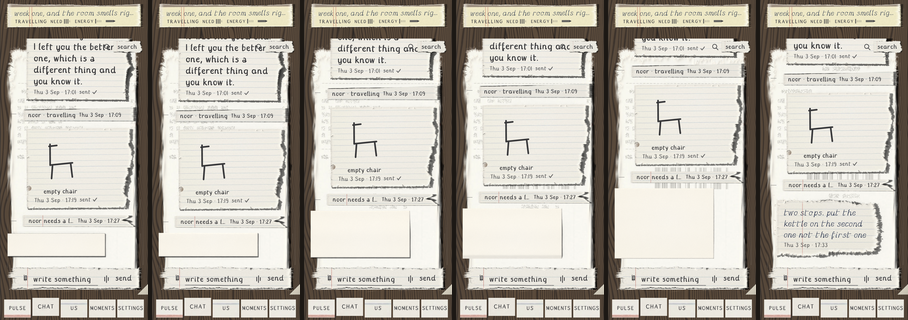
#> input picture evidence/crops/06_unfolding_strip.png, 908 x 320 px, found by its file name; its folder holds only this picture in this run
$ python hf_std.py evidence/crops/06_unfolding_strip.png
#> lines starting #> are read from the running program, lines starting #| are printed output that depends on the picture; after the words box and inside, x2 and y2 are one past the last pixel; in counts of white or black regions, pixels touching at a corner belong together
#> in read, im is the input picture: PIL image 908x320 RGB; mean R, G, B 191.4, 186.6, 177
#!/usr/bin/env python3
"""HF_std: how much high-frequency detail a sheet of paper carries, as one number.

    python3 tools/check/hf_std.py                                  # every strip in evidence/crops
    python3 tools/check/hf_std.py evidence/crops/06_unfolding_strip.png
    python3 tools/check/hf_std.py evidence/13_messenger_states.png --box 200,1350,300,120
    python3 tools/check/hf_std.py --out evidence/logs/hf_std.json

`the-unfolding-clip-shows-a-flat-rectangle-for-two-thirds-of-its-frames` — rank 1, the highest
value item in the build — has been quoting HF_std since firing 18, in four of its five clauses and
in three separate remeasurements. **No committed tool has ever defined it.** Firing 28 read the
strip clause for the first time, got 14.4 to 15.1 against a floor of 4, and wrote the definition
out in prose beside the number because there was nothing to point at. A measurement that only
exists in prose is a claim: nobody can re-run it, nobody can re-break it, and the next firing that
quotes the number is quoting a firing rather than a ruler. This file is that definition, committed,
so the number becomes a measurement.

THE DEFINITION, which is firing 28's, unchanged, and is stated here once so it stops moving:

    L        the frame as 8-bit luminance, PIL's `convert("L")` — the same L that
             `flat_fill.py` and `paper_tooth.py` read, so the three tables are commensurable
    HF       L minus a 2-px Gaussian blur of L: everything the blur throws away, which is
             the tooth, the fibre, the printed rules and the ink edges
    the mask the brightest 45% of L, "which on every artifact in this set is the sheet"
    HF_std   the standard deviation of HF over that mask

IT IS COMMITTED UNCHANGED AND IT DOES NOT WORK ON A STRIP, AND THAT IS THE POINT OF THIS FILE.
The definition is faithful and the number reproduces — this file returns 14.317 to 15.088 on
`06_unfolding_strip.png`, which is firing 28's "14.4 to 15.1" to the tenth. Making it re-runnable
is what showed what it is:

  * `git show 92d7b5a:evidence/crops/06_unfolding_strip.png` is the strip from the era when the
    fold sheet WAS the blank, unruled, square-cornered rectangle this whole item was filed on.
    It reads **14.609 to 15.635 — HIGHER than today's fixed sheet.** The clause scores the defect
    above the repair.
  * A synthetic flat beige rectangle on a dark ground, with not one pixel of tooth anywhere in it,
    reads **14.372**. `hf_std_selftest.py` keeps that standing.
  * Erode the mask by 2 px and 06_unfolding's frames collapse from 14.3-15.1 to 3.7-4.8, on 1,173
    surviving pixels of 22,665. Almost the whole number is the mask's own boundary.

THE REASON IS THE LINE IN QUOTES ABOVE, and it is a premise rather than a bug. "The brightest 45%
of the frame, which is the sheet" holds for a frame that is a sheet of paper on a dark desk. A
`frames.py` strip frame is not that: it is a whole 1440-px phone screen reduced to 148 px, pale
almost edge to edge, with notes, printed rules, handwriting, a search bar and a nav row in it. The
brightest 45% of THAT is a scattered brightness slice through a busy interface, and HF over a
scattered mask is mostly the scatter. The number rises with ink and chrome and falls with neither
flatness nor tooth.

So it measures what it says on a box that is all sheet, and not on a strip frame. The same
`git show 92d7b5a` still, read with `--box 200,1350,300,120` — rank 1's own sample, wholly inside
the note — reads **0.506** against today's **8.454**, a sixteen-fold move on the real defect and
the real repair. That reading discriminates. The strip reading does not.

WHAT THIS FILE IS THEREFORE FOR, and what it is not. It is the definition, committed, so that a
number quoted from it can be re-run and re-broken. **It is deliberately NOT wired into
`capture.sh`**, because a gate that passes a flat beige rectangle is the `surfaces.py` failure
this repository has already filed once (`the-folds-floor-passes-a-blank-sheet`, a floor of 1.2 that
a blank unruled sheet cleared for four firings) and adding a second one is not progress. Re-specify
the mask and it can be a gate; that is a measurement definition, so it is ADDRESS's to set and not
IMPLEMENT's to choose, and it is filed as `hf-std-on-a-strip-frame-does-not-measure-the-sheet`.

WHAT IT ALSO CANNOT TELL YOU, on any input. HF_std is not resolution-invariant: reducing an image
moves energy across the band the 2-px blur cuts at. A reading is comparable with another taken at
the SAME size and not across sizes, which is why every reading records the size it was taken at.
Firing 19's `0.446` and firing 28's `14.4` were never the same measurement twice.

Exits 0 if every frame read clears the floor and 2 if any does not, so it can be used as a gate
once its mask is fixed. Until then a pass on a strip means nothing; read the `--box` rows.
"""
import argparse
import glob
import json
import os
import sys

import numpy as np
from PIL import Image, ImageFilter

ROOT = os.path.dirname(os.path.dirname(os.path.dirname(os.path.abspath(__file__))))

# the definition, in three constants
BLUR_RADIUS = 2.0
# "the brightest 45% of the frame, which is the sheet"
SHEET_SHARE = 0.45
# the floor rank 1's strip clause names
FLOOR = 4.0

# tools/check/frames.py strip(): frames are pasted `height` tall with a 4-px gutter between them,
# on a sheet pre-filled with the desk colour. Read from there rather than guessed, and verified
# against the image, so a change to one is caught here rather than silently mis-splitting.
GUTTER = 4
GUTTER_RGB = (28, 24, 20)


def hf_std(im):
    """The definition above, over one image. Returns the number and what it was taken over."""
    grey = im.convert("L")
    L = np.asarray(grey, dtype=np.float64)
    hf = L - np.asarray(grey.filter(ImageFilter.GaussianBlur(BLUR_RADIUS)), dtype=np.float64)
    threshold = float(np.percentile(L, 100.0 * (1.0 - SHEET_SHARE)))
    sheet = L >= threshold
    return {
        "size": [im.width, im.height],
        "hf_std": round(float(hf[sheet].std()), 3),
        "sheet_threshold": round(threshold, 1),
        "sheet_px": int(sheet.sum()),
        "whole_frame_hf_std": round(float(hf.std()), 3),
    }


def gutters(rgb):
    """The x of every full-height column that is exactly the gutter colour.

    Derived rather than assumed: `strip()` writes six frames today and a successor that writes a
    different number, or pads differently, should not silently be read as six.
    """
    exact = np.all(rgb == np.array(GUTTER_RGB, dtype=rgb.dtype), axis=2).all(axis=0)
    return [int(x) for x in np.where(exact)[0]]


def split(im):
    """A strip into its frames, on the gutters. Returns [] when the image is not a strip."""
    rgb = np.asarray(im.convert("RGB"))
    cols = gutters(rgb)
#> cols = [148, 149, 150, 151, 300, 301, 302, 303, 452, 453, 454, 455, 604, 605, 606, 607, 756, 757, 758, 759]
    if not cols:
        return []
    runs, start = [], cols[0]
#> runs = []; start = 148
    for a, b in zip(cols, cols[1:] + [-99]):
        if b != a + 1:
            runs.append((start, a))
            start = b
#> this loop made 20 passes
#> (a, b, start) on passes 4, 8, 12, 16, 20: (151, 300, 300), (303, 452, 452), (455, 604, 604), (607, 756, 756), (759, -99, -99)
#> (a, b) on passes 1, 2, 3, 5, 6, 7: (148, 149), (149, 150), (150, 151), (300, 301), (301, 302), (302, 303)
#> after the loop, runs = [(148, 151), (300, 303), (452, 455), (604, 607), (756, 759)]
    # a run that is not GUTTER wide is not a gutter between two frames; refuse rather than guess
    if not runs or any(hi - lo + 1 != GUTTER for lo, hi in runs):
        return []
    starts = [0] + [hi + 1 for _, hi in runs]
#> starts = [0, 152, 304, 456, 608, 760]
    ends = [lo for lo, _ in runs] + [im.width]
#> ends = [148, 300, 452, 604, 756, 908]
    return [im.crop((a, 0, b, im.height)) for a, b in zip(starts, ends) if b > a]


def read(path, box=None, floor=FLOOR):
    im = Image.open(path)
    if box is not None:
        x, y, w, h = box
        frames = [im.crop((x, y, x + w, y + h))]
        kind = "box"
    else:
        frames = split(im)
#> frames = 6 items
        kind = "strip"
        if not frames:
            frames, kind = [im], "whole"
    each = [hf_std(f) for f in frames]
#> in hf_std, `hf = L - np.asarray(grey.filter(ImageFilter.GaussianBlur(BLUR_RADIUS))..`:
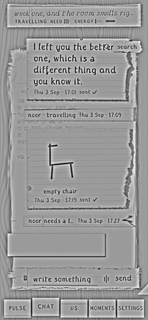
#> hf: shape (320, 148) float64; min -173, max 113, mean 0; drawn with min black and max white
#> in hf_std, `threshold = float(np.percentile(L, 100.0 * (1.0 - SHEET_SHARE)))`: threshold = 233
#> in hf_std, `sheet = L >= threshold`:
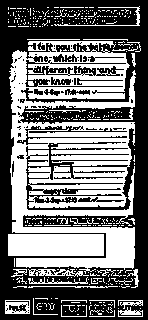
#> sheet: shape (320, 148) bool; 45.3% white; 405 white regions (371 under 20 px), largest, box (x1, y1, x2, y2) and area: (9, 41, 136, 274) 16214, (8, 234, 104, 256) 2112, (28, 269, 89, 277) 245
#> in hf_std (call 2), `sheet = L >= threshold`: sheet: shape (320, 148) bool; 45.4% white; 420 white regions (387 under 20 px), largest, box (x1, y1, x2, y2) and area: (7, 39, 136, 274) 18309, (28, 269, 89, 277) 245, (5, 300, 30, 314) 232
#> in hf_std (call 3), `hf = L - np.asarray(grey.filter(ImageFilter.GaussianBlur(BLUR_RADIUS))..`:
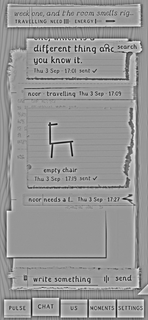
#> hf: shape (320, 148) float64; min -162, max 112, mean 0; drawn with min black and max white
#> in hf_std (call 3), `threshold = float(np.percentile(L, 100.0 * (1.0 - SHEET_SHARE)))`: threshold = 234
#> in hf_std (call 3), `sheet = L >= threshold`: sheet: shape (320, 148) bool; 45.2% white; 467 white regions (446 under 20 px), largest, box (x1, y1, x2, y2) and area: (7, 39, 136, 271) 19026, (5, 300, 30, 314) 186, (66, 6, 140, 26) 168
#> in hf_std (call 4), `sheet = L >= threshold`: sheet: shape (320, 148) bool; 45.1% white; 463 white regions (442 under 20 px), largest, box (x1, y1, x2, y2) and area: (7, 50, 136, 271) 17049, (28, 52, 126, 76) 1501, (27, 39, 128, 51) 529
#> in hf_std (call 5), `sheet = L >= threshold`:
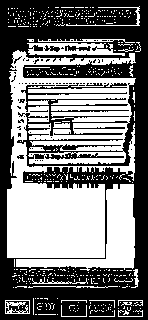
#> sheet: shape (320, 148) bool; 46.9% white; 461 white regions (437 under 20 px), largest, box (x1, y1, x2, y2) and area: (7, 50, 136, 258) 15920, (16, 184, 135, 271) 3035, (27, 43, 125, 56) 753
#> in hf_std (call 6), `grey = im.convert("L")`:
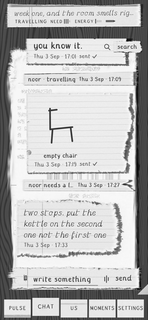
#> grey: PIL image 148x320 L; min 0, max 255, mean 188.2
#> in hf_std (call 6), `hf = L - np.asarray(grey.filter(ImageFilter.GaussianBlur(BLUR_RADIUS))..`:
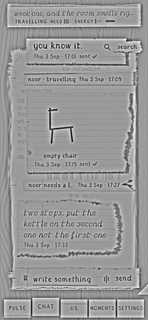
#> hf: shape (320, 148) float64; min -170, max 112, mean 0; drawn with min black and max white
#> in hf_std (call 6), `threshold = float(np.percentile(L, 100.0 * (1.0 - SHEET_SHARE)))`: threshold = 231
#> in hf_std (call 6), `sheet = L >= threshold`:
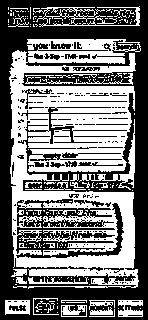
#> sheet: shape (320, 148) bool; 46.6% white; 227 white regions (195 under 20 px), largest, box (x1, y1, x2, y2) and area: (9, 39, 141, 289) 18152, (33, 6, 140, 27) 629, (79, 119, 135, 190) 493
#> each = 6 items
    under = [i for i, e in enumerate(each) if e["hf_std"] < floor]
#> under = []
    problems = []
    if under:
        problems.append(
            "%d of %d frames read under HF_std %.1f: %s"
            % (len(under), len(each), floor,
               ", ".join("frame %d at %.3f" % (i, each[i]["hf_std"]) for i in under)))
    stds = sorted(e["hf_std"] for e in each)
#> stds = [15.56, 15.84, 16.12, 16.19, 16.52, 16.66]
    return {
        "of": os.path.relpath(path, ROOT),
        "read_as": kind,
        "box": list(box) if box else None,
        "frames": len(each),
        "min_hf_std": stds[0],
        "max_hf_std": stds[-1],
        "median_hf_std": stds[len(stds) // 2],
        "each": each,
        "problems": problems,
        "ok": not problems,
    }


def parse_box(s):
    parts = [int(v) for v in s.replace(" ", "").split(",")]
    if len(parts) != 4:
        raise argparse.ArgumentTypeError("--box wants x,y,w,h")
    return tuple(parts)


def main():
    ap = argparse.ArgumentParser()
    ap.add_argument("images", nargs="*", help="default: every *_strip.png in evidence/crops")
    ap.add_argument("--box", type=parse_box, default=None,
                    help="x,y,w,h — read one region of one still instead of splitting a strip")
    ap.add_argument("--floor", type=float, default=FLOOR)
    ap.add_argument("--out", default="")
    a = ap.parse_args()
    paths = a.images or sorted(glob.glob(os.path.join(ROOT, "evidence", "crops", "*_strip.png")))
    if not paths:
        # reading nothing is an error, not a pass: cc078d7 made that the rule for every gate here
        print("hf_std: no images to read", file=sys.stderr)
        return 2
    if a.box is not None and len(paths) != 1:
        print("hf_std: --box reads one still, not %d" % len(paths), file=sys.stderr)
        return 2
    results = [read(p, a.box, a.floor) for p in paths]
#> results = 1 item
    report = {
        "definition": {"blur_radius": BLUR_RADIUS, "sheet_share": SHEET_SHARE, "floor": a.floor,
                       "of": "std of (L - gaussian(L, r)) over the brightest `sheet_share` of L"},
        "images": results,
        "ok": all(r["ok"] for r in results),
    }
    if a.out:
        os.makedirs(os.path.dirname(a.out) or ".", exist_ok=True)
        with open(a.out, "w") as fh:
            json.dump(report, fh, indent=1)
    for r in results:
        print("%s %-34s %s %d frame(s) at %dx%d  HF_std %.3f..%.3f  median %.3f"
              % ("ok" if r["ok"] else "--", os.path.basename(r["of"]), r["read_as"],
                 r["frames"], r["each"][0]["size"][0], r["each"][0]["size"][1],
                 r["min_hf_std"], r["max_hf_std"], r["median_hf_std"]))
        for p in r["problems"]:
            print("     %s" % p)
#> this loop made 1 pass
#| ok 06_unfolding_strip.png             strip 6 frame(s) at 148x320  HF_std 15.562..16.662  median 16.193
    return 0 if report["ok"] else 2


if __name__ == "__main__":
    sys.exit(main())
#> (the program exits here)
